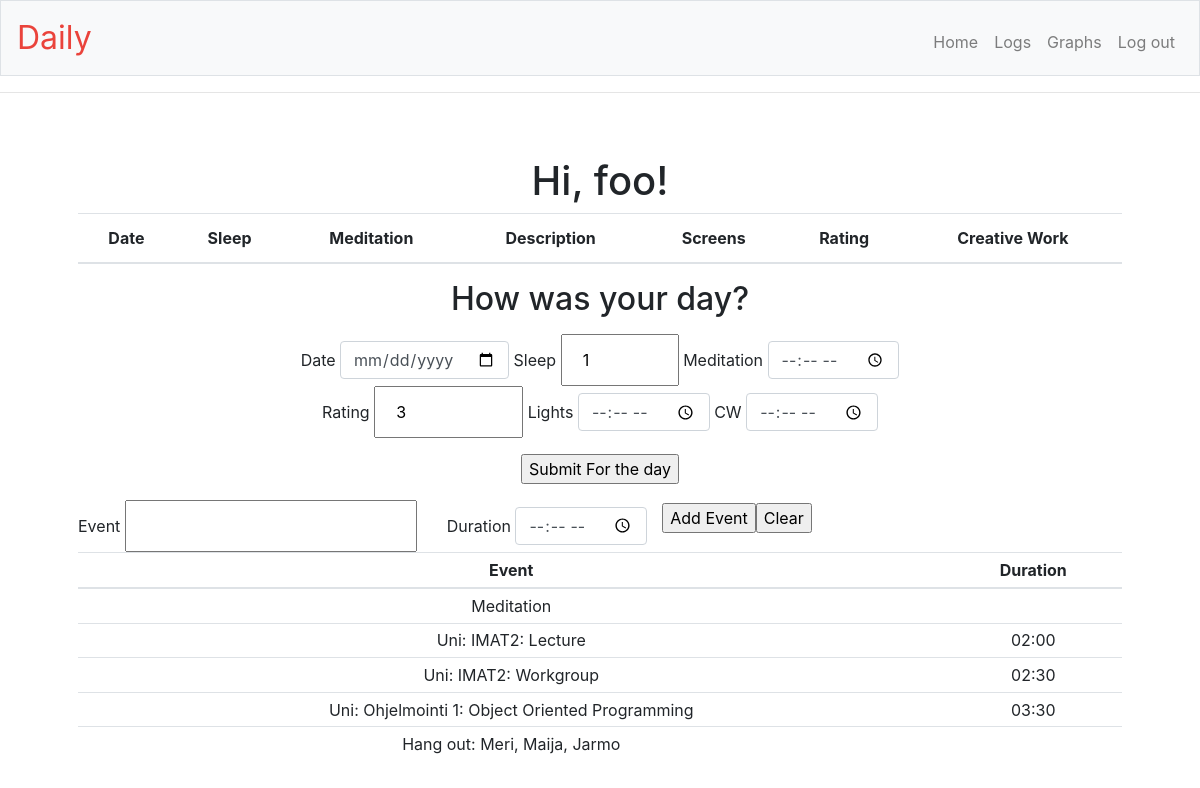
Screenshot of / (signed in) with the database file from the repository.
### daily/models.py (models this page shows, shortened)
class User(db.Model, UserMixin):
    __tablename__ = 'user'
    id = db.Column(db.Integer, primary_key=True)
    username = db.Column(db.String(80), index=True, unique=True, nullable=False)
    email = db.Column(db.String(120) ,index=True, unique=True, nullable=False)
    password_hash = db.Column(db.String(128), nullable=False)
    ratings = db.relationship('Rating', backref='user', lazy='dynamic')

class Buffer(db.Model):
    __tablename__= 'buffer'
    id = db.Column(db.Integer, primary_key=True)
    user_id = db.Column(db.Integer, index=True, nullable=False)
    event_tag = db.Column(db.String,
            index=True, nullable=False)
    duration = db.Column(db.Integer)

### daily/views.py (the view)
@app.route("/index", methods=["GET", "POST"])
@app.route("/", methods=["GET", "POST"])
@login_required
def index():
    rating = Rating.query.filter_by(user_id=current_user.id)
    rating_event= db.session.query(Rating, Event).filter(
                Rating.date==Event.rating_date).all()
    form_day = EntryForm()
    form_events = DescriptionForm()
    buffers = Buffer.query.filter_by(user_id=current_user.id).all()
    events = {}
    for buffer in buffers:
        events[buffer.event_tag] = buffer.duration
    return  render_template("index.html",
            rating_event=rating_event, rating=rating, form_day=form_day,
            form_events=form_events, events=events)

### daily/forms.py
class DescriptionForm(FlaskForm):
    event=StringField('Event',
                validators=[length(max=200,
                message='Keep event under 200 characters')])
    duration_event=IntegerField('Duration',
            validators=[NumberRange(min=0, max=24,
                message='Event duration exceeds 24 hours')])
    submit=SubmitField('Submit Events')

### daily/models.py (called while the page is built)
@login.user_loader
def load_user(id):
    return User.query.get(int(id))

@event.listens_for(Engine, "connect")
def set_sqlite_foreign_key(dbapi_connection, connection_record):
    if isinstance(dbapi_connection, SQLite3connection):
       cursor=dbapi_connection.cursor()
       cursor.execute("PRAGMA foreign_keys=ON;")
       cursor.close()

### daily/templates/index.html (shortened to what this page needs)
{% extends "layout.html" %}
{% block main %}
	{% block content %}
		<h1> Hi, {{ current_user.username }}!</h1>
	{% endblock %}
 <table class="table">
  <thead class=.thead-dark>
    <tr>
      <th scope="col">Date</th>
      <th scope="col">Sleep</th>
      <th scope="col">Meditation</th>
      <th scope="col">Description</th>
      <th scope="col">Screens</th>
      <th scope="col">Rating</th>
      <th scope="col">Creative Work</th>
    </tr>
  </thead>
</table>
<div class="form-container">
<h2> How was your day? </h2>
<div class="align-items-center">
  <form id="mainform" class= "form form-horizontal"
				action="" method="post" >
    <p>
		<div class="col-auto">
	{{ form_day.date.label }}
  {{ form_day.date(class="form-control", type="date", size=12) }}
	{{ form_day.sleep_rating.label }}
  {{ form_day.sleep_rating(size=3) }}
	{{ form_day.meditation.label }}
	{{ form_day.meditation(class="form-control", type="time", size=7) }}
		</div>
</div>
<div class= "align-items-center">
		<div class="col-auto">
	{{ form_day.day_rating.label }}
	{{ form_day.day_rating(size=6) }}
	{{ form_day.lights.label }}
	{{ form_day.lights(class="form-control", type="time", size=5) }}
	{{ form_day.cw.label }}
	{{ form_day.cw(class="form-control", type="time", size=12) }}
		</div>
</div>
		<p> {{ form_day.submit() }} </p>
</div>
  <div class="row align-items-center">
		<div class="col-auto">
		{{ form_events.event.label }}
		{{ form_events.event(size=20) }}
		</div>
		<div class="col-auto">
		{{ form_events.duration_event.label }}
		{{ form_events.duration_event(class="form-control",
				type="time", size=20) }}
		</div>
  <p> <input id="eventsubmits" name="Submit" type="submit"
                value="Add Event"> </p>
  <p> <input id="eventclear" name="Clear" type="submit"
                value="Clear"> </p>
  </div>
<body>
	<div class=table-responsive">
<table id="confirmevents" class= "table table-sm">
	{% if events|length != 0 %}
        {% for entry in events %}
            <tr>
              <td scope=""> {{ entry }}</td>
              <td scope=""> {{ events[entry] }}</td>
            </tr>
        {% endfor %}
	</table>
	{% endif %}
	</body>
{% endblock %}

### daily/templates/layout.html (shortened to what this page needs)
<!DOCTYPE html>
<html lang="en">
    <head>
        <link href="https://maxcdn.bootstrapcdn.com/bootstrap/4.1.3/css/bootstrap.min.css" rel="stylesheet">
        <link href="/static/styles.css" rel="stylesheet">
    </head>
    <body>
        <nav class="navbar navbar-expand-md navbar-light bg-light border">
            <a class="navbar-brand" href="/"><span class="red">Daily</span></a>
            <div class="collapse navbar-collapse" id="navbar">
                {% if current_user.is_anonymous %}
                    <ul class="navbar-nav ml-auto mt-2">
                        <li class="nav-item"><a class="nav-link" href="/login">Log In</a></li>
                        <li class="nav-item"><a class="nav-link" href="/register">Register</a></li>
                    </ul>
                {% else %}
                    <ul class="navbar-nav ml-auto mt-2">
                        <li class="nav-item"><a class="nav-link" href="/index">Home</a></li>
                        <li class="nav-item"><a class="nav-link" href="/log">Logs</a></li>
												<li class="nav-item"><a class="nav-link" href="/graphs">Graphs</a></li>
												<li class="nav-item"><a class="nav-link" href="/logout">Log out</a></li>
                    </ul>
                {% endif %}
            </div>
        </nav>
				<hr>
        <main class="container p-5">
            {% block main %}{% endblock %}
        </main>
    </body>
</html>

### daily/static/styles.css (style rules this page uses)
nav .navbar-brand { font-size: xx-large; }
nav .navbar-brand .red { color: #ea433b; }
main .form-control { display: inline-block; width: auto; }
main { overflow-x: auto; text-align: center; }
input[type=text] { width: auto; box-sizing: border-box; padding: 12px 20px; margin 8px 0; align: center; }

### rows the page displays
User: username "foo"
Buffer: meditation.label "Meditation", event_tag "Meditation"
Buffer: event_tag "Uni: IMAT2: Lecture", event_tag+duration "02:00"
Buffer: event_tag "Uni: IMAT2: Workgroup", event_tag+duration "02:30"
Buffer: event_tag "Uni: Ohjelmointi 1: Object Oriented Programming", event_tag+duration "03:30"
Buffer: event_tag "Hang out: Meri, Maija, Jarmo"
